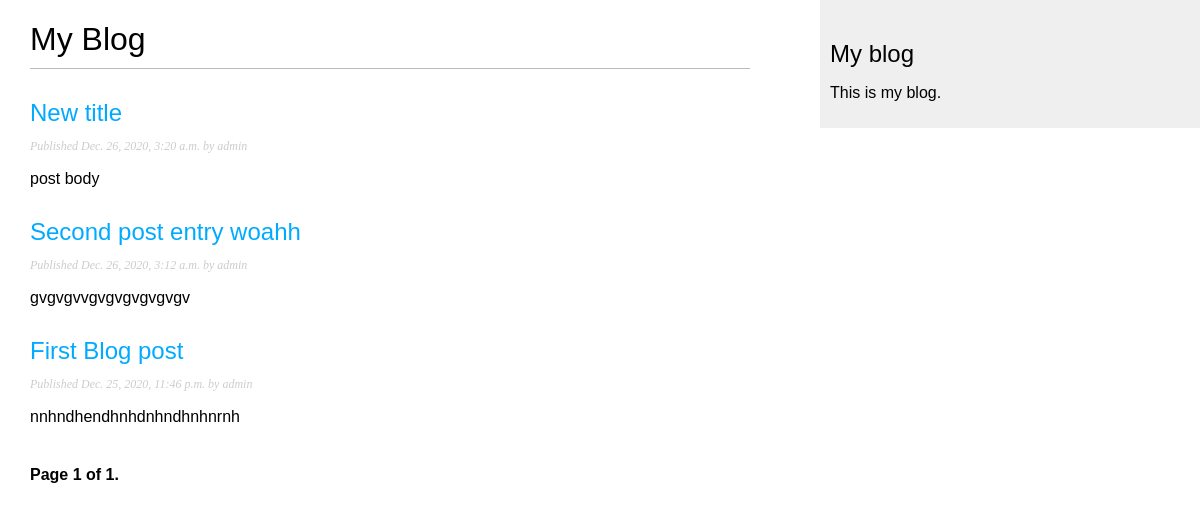
/blog/, run on an earlier commit of the app's database.
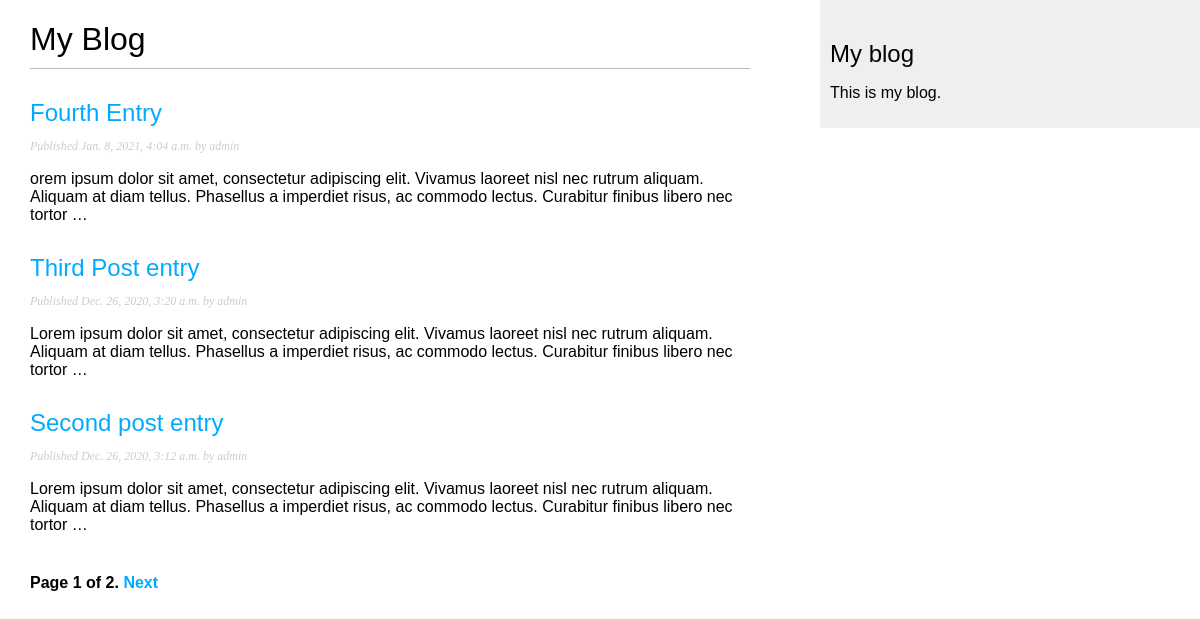
And on a later commit of the database.
### blog/models.py (models this page shows, shortened)
class Post(models.Model):
    STATUS_CHOICES = (
        ('draft', 'Draft'),
        ('published', 'Published'),
    )
    title = models.CharField(max_length=250)
    slug = models.SlugField(max_length=250,
                            unique_for_date='publish')
    author = models.ForeignKey(User,
                              on_delete=models.CASCADE,
                              related_name='blog_posts')
    body = models.TextField()
    publish = models.DateTimeField(default=timezone.now)
    created = models.DateTimeField(auto_now_add=True)
    updated = models.DateTimeField(auto_now=True)
    status = models.CharField(max_length=10,
                              choices=STATUS_CHOICES,
                              default='draft')
    objects = models.Manager() # The default manager.
    published = PublishedManager() # Our custom manager.
    class Meta:
        ordering = ('-publish',)
    def get_absolute_url(self):
        return reverse('blog:post_detail',
                       args=[self.publish.year,
                             self.publish.month,
                             self.publish.day, self.slug])

### blog/views.py (the view)
# urls.py: path('', PostListView.as_view(), name="post_list"),
class PostListView(ListView):
    queryset = Post.published.all()
    context_object_name = 'posts'
    paginate_by = 3
    template_name = 'blog/post/list.html'

### blog/templates/blog/post/list.html (shortened to what this page needs)
{% extends "blog/base.html" %}
{% block content %}
  <h1>My Blog</h1>
    {% for post in posts %}
        <h2>
            <a href="{{ post.get_absolute_url }}">
                    {{ post.title }}
            </a>
            </h2>
            <p class="date">
                Published {{ post.publish }} by {{ post.author }}
            </p>
        {{ post.body|truncatewords:30|linebreaks }}
{% endfor %}
    {% include "pagination.html" with page=page_obj %}
{% endblock %}

### blog/templates/blog/base.html (shortened to what this page needs)
{% load static %}
<!DOCTYPE html>
<html>
<head>
  <link href="{% static "css/blog.css" %}" rel="stylesheet">
  </head>
<body>
  <div id="content">
    {% block content %}
    {% endblock %}
    </div>
    <div id="sidebar">
        <h2>My blog</h2>
        <p>This is my blog.</p>
    </div>
</body>
</html>

### blog/templates/pagination.html (shortened to what this page needs)
<div class="pagination">
  <span class="step-links">
    <span class="current">
      Page {{ page.number }} of {{ page.paginator.num_pages }}.
    </span>
    {% if page.has_next %}
      <a href="?page={{ page.next_page_number }}">Next</a>
    {% endif %}
  </span>
</div>

### blog/static/css/blog.css (style rules this page uses)
body { margin:0; padding:0; font-family:helvetica, sans-serif; }
a { color:#00abff; text-decoration:none; }
h1 { font-weight:normal; border-bottom:1px solid #bbb; padding:0 0 10px 0; }
h2 { font-weight:normal; margin:30px 0 0; }
#content { float:left; width:60%; padding:0 0 0 30px; }
#sidebar { float:right; width:30%; padding:10px; background:#efefef; height:100%; }
p.date { color:#ccc; font-family: georgia, serif; font-size: 12px; font-style: italic; }
.pagination { margin:40px 0; font-weight:bold; }

What changed in the data, as far as the page shows it:
no longer on this page (row edited): Post: title "First Blog post", publish "Dec. 25, 2020, 11:46 p.m.", author "admin", body "nnhndhendhnhdnhndhnhnrnh"
added Post: title "Fourth Entry", publish "Jan. 8, 2021, 4:04 a.m.", author "admin", body "orem ipsum dolor sit amet, consectetur adipiscing elit. Vivamus laoreet nisl nec rutrum aliquam. Aliquam at diam tellus. Phasellus a imperdiet risus, ac commodo lectus. Curabitur finibus libero nec tortor …"
changed Post: title "New title" → "Third Post entry"; body "post body" → "Lorem ipsum dolor sit amet, consectetur adipiscing elit. Vivamus laoreet nisl nec rutrum aliquam. Aliquam at diam tellus. Phasellus a imperdiet risus, ac commodo lectus. Curabitur finibus libero nec tortor …"
changed Post: title "Second post entry woahh" → "Second post entry"; body "gvgvgvvgvgvgvgvgvgv" → "Lorem ipsum dolor sit amet, consectetur adipiscing elit. Vivamus laoreet nisl nec rutrum aliquam. Aliquam at diam tellus. Phasellus a imperdiet risus, ac commodo lectus. Curabitur finibus libero nec tortor …"
Also different on the page:
{{ page.paginator.num_pages }}: "1" → "2"
text now shown: "Next"
